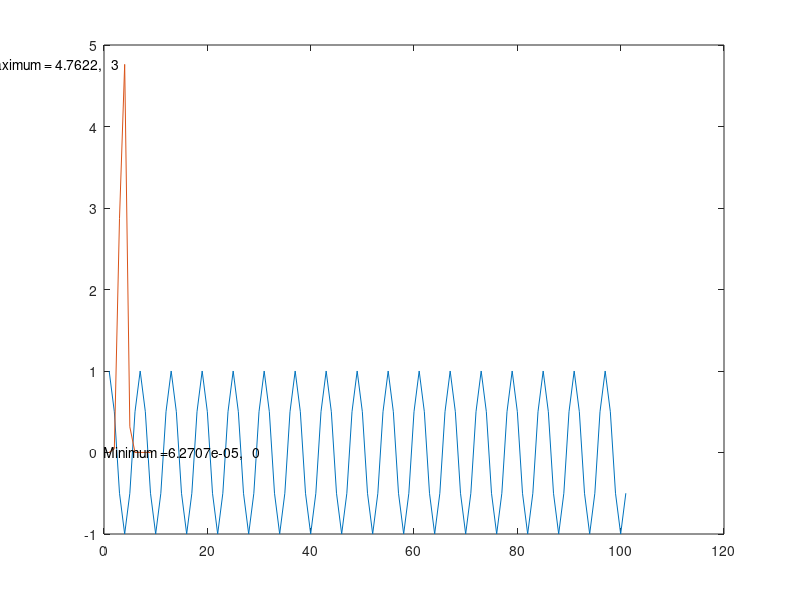

MATLAB code for this plot:
rng default %
hold off
x = 0:100;
signal = cos(pi/3*x)%+randn(size(n));
wsignal = pwelch(signal);
plot(signal);
hold on
plot(wsignal);
hold on
%plot(10*log10(pwelch(signal)));

indexmin = find(min(wsignal) == wsignal);
xmin = x(indexmin);
ymin = wsignal(indexmin);

indexmax = find(max(wsignal) == wsignal);
xmax = x(indexmax);
ymax = wsignal(indexmax);

strmin = ['Minimum =',num2str(ymin), ',   ',num2str(xmin)];
text(xmin,ymin,strmin,'HorizontalAlignment','left');

strmax = ['Maximum = ',num2str(ymax), ',   ',num2str(xmax)];
text(xmax,ymax,strmax,'HorizontalAlignment','right');